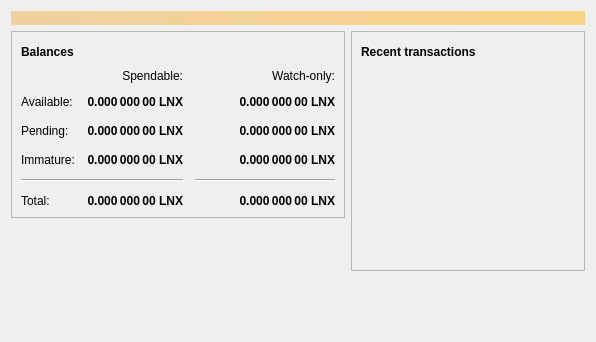
<?xml version="1.0" encoding="UTF-8"?>
<ui version="4.0">
 <class>OverviewPage</class>
 <widget class="QWidget" name="OverviewPage">
  <property name="geometry">
   <rect>
    <x>0</x>
    <y>0</y>
    <width>596</width>
    <height>342</height>
   </rect>
  </property>
  <property name="windowTitle">
   <string>Form</string>
  </property>
  <layout class="QVBoxLayout" name="topLayout">
   <item>
    <widget class="QLabel" name="labelAlerts">
     <property name="visible">
      <bool>false</bool>
     </property>
     <property name="styleSheet">
      <string notr="true">QLabel { background-color: qlineargradient(x1: 0, y1: 0, x2: 1, y2: 0, stop:0 #F0D0A0, stop:1 #F8D488); color:#000000; }</string>
     </property>
     <property name="wordWrap">
      <bool>true</bool>
     </property>
     <property name="margin">
      <number>3</number>
     </property>
     <property name="textInteractionFlags">
      <set>Qt::TextSelectableByMouse</set>
     </property>
    </widget>
   </item>
   <item>
    <layout class="QHBoxLayout" name="horizontalLayout" stretch="1,1">
     <item>
      <layout class="QVBoxLayout" name="verticalLayout_2">
       <item>
        <widget class="QFrame" name="frame">
         <property name="frameShape">
          <enum>QFrame::StyledPanel</enum>
         </property>
         <property name="frameShadow">
          <enum>QFrame::Raised</enum>
         </property>
         <layout class="QVBoxLayout" name="verticalLayout_4">
          <item>
           <layout class="QHBoxLayout" name="horizontalLayout_4">
            <item>
             <widget class="QLabel" name="label_5">
              <property name="font">
               <font>
                <weight>75</weight>
                <bold>true</bold>
               </font>
              </property>
              <property name="text">
               <string>Balances</string>
              </property>
             </widget>
            </item>
            <item>
             <widget class="QPushButton" name="labelWalletStatus">
              <property name="enabled">
               <bool>false</bool>
              </property>
              <property name="maximumSize">
               <size>
                <width>30</width>
                <height>16777215</height>
               </size>
              </property>
              <property name="toolTip">
               <string>The displayed information may be out of date. Your wallet automatically synchronizes with the Linuxcoin network after a connection is established, but this process has not completed yet.</string>
              </property>
              <property name="text">
               <string/>
              </property>
              <property name="icon">
               <iconset resource="../bitcoin.qrc">
                <normaloff>:/icons/warning</normaloff>
                <disabledoff>:/icons/warning</disabledoff>:/icons/warning</iconset>
              </property>
              <property name="iconSize">
               <size>
                <width>24</width>
                <height>24</height>
               </size>
              </property>
              <property name="flat">
               <bool>true</bool>
              </property>
             </widget>
            </item>
            <item>
             <spacer name="horizontalSpacer_3">
              <property name="orientation">
               <enum>Qt::Horizontal</enum>
              </property>
              <property name="sizeHint" stdset="0">
               <size>
                <width>40</width>
                <height>20</height>
               </size>
              </property>
             </spacer>
            </item>
           </layout>
          </item>
          <item>
           <layout class="QGridLayout" name="gridLayout">
            <property name="spacing">
             <number>12</number>
            </property>
            <item row="2" column="2">
             <widget class="QLabel" name="labelWatchPending">
              <property name="font">
               <font>
                <weight>75</weight>
                <bold>true</bold>
               </font>
              </property>
              <property name="cursor">
               <cursorShape>IBeamCursor</cursorShape>
              </property>
              <property name="toolTip">
               <string>Unconfirmed transactions to watch-only addresses</string>
              </property>
              <property name="text">
               <string notr="true">0.000 000 00 LNX</string>
              </property>
              <property name="alignment">
               <set>Qt::AlignRight|Qt::AlignTrailing|Qt::AlignVCenter</set>
              </property>
              <property name="textInteractionFlags">
               <set>Qt::LinksAccessibleByMouse|Qt::TextSelectableByKeyboard|Qt::TextSelectableByMouse</set>
              </property>
             </widget>
            </item>
            <item row="2" column="1">
             <widget class="QLabel" name="labelUnconfirmed">
              <property name="font">
               <font>
                <weight>75</weight>
                <bold>true</bold>
               </font>
              </property>
              <property name="cursor">
               <cursorShape>IBeamCursor</cursorShape>
              </property>
              <property name="toolTip">
               <string>Total of transactions that have yet to be confirmed, and do not yet count toward the spendable balance</string>
              </property>
              <property name="text">
               <string notr="true">0.000 000 00 LNX</string>
              </property>
              <property name="alignment">
               <set>Qt::AlignRight|Qt::AlignTrailing|Qt::AlignVCenter</set>
              </property>
              <property name="textInteractionFlags">
               <set>Qt::LinksAccessibleByMouse|Qt::TextSelectableByKeyboard|Qt::TextSelectableByMouse</set>
              </property>
             </widget>
            </item>
            <item row="3" column="2">
             <widget class="QLabel" name="labelWatchImmature">
              <property name="font">
               <font>
                <weight>75</weight>
                <bold>true</bold>
               </font>
              </property>
              <property name="cursor">
               <cursorShape>IBeamCursor</cursorShape>
              </property>
              <property name="toolTip">
               <string>Mined balance in watch-only addresses that has not yet matured</string>
              </property>
              <property name="text">
               <string notr="true">0.000 000 00 LNX</string>
              </property>
              <property name="alignment">
               <set>Qt::AlignRight|Qt::AlignTrailing|Qt::AlignVCenter</set>
              </property>
              <property name="textInteractionFlags">
               <set>Qt::LinksAccessibleByMouse|Qt::TextSelectableByKeyboard|Qt::TextSelectableByMouse</set>
              </property>
             </widget>
            </item>
            <item row="4" column="0" colspan="2">
             <widget class="Line" name="line">
              <property name="orientation">
               <enum>Qt::Horizontal</enum>
              </property>
             </widget>
            </item>
            <item row="4" column="2">
             <widget class="Line" name="lineWatchBalance">
              <property name="sizePolicy">
               <sizepolicy hsizetype="Preferred" vsizetype="Fixed">
                <horstretch>0</horstretch>
                <verstretch>0</verstretch>
               </sizepolicy>
              </property>
              <property name="minimumSize">
               <size>
                <width>140</width>
                <height>0</height>
               </size>
              </property>
              <property name="orientation">
               <enum>Qt::Horizontal</enum>
              </property>
             </widget>
            </item>
            <item row="5" column="0">
             <widget class="QLabel" name="labelTotalText">
              <property name="text">
               <string>Total:</string>
              </property>
             </widget>
            </item>
            <item row="3" column="1">
             <widget class="QLabel" name="labelImmature">
              <property name="font">
               <font>
                <weight>75</weight>
                <bold>true</bold>
               </font>
              </property>
              <property name="cursor">
               <cursorShape>IBeamCursor</cursorShape>
              </property>
              <property name="toolTip">
               <string>Mined balance that has not yet matured</string>
              </property>
              <property name="text">
               <string notr="true">0.000 000 00 LNX</string>
              </property>
              <property name="alignment">
               <set>Qt::AlignRight|Qt::AlignTrailing|Qt::AlignVCenter</set>
              </property>
              <property name="textInteractionFlags">
               <set>Qt::LinksAccessibleByMouse|Qt::TextSelectableByKeyboard|Qt::TextSelectableByMouse</set>
              </property>
             </widget>
            </item>
            <item row="2" column="3">
             <spacer name="horizontalSpacer_2">
              <property name="orientation">
               <enum>Qt::Horizontal</enum>
              </property>
              <property name="sizeHint" stdset="0">
               <size>
                <width>40</width>
                <height>20</height>
               </size>
              </property>
             </spacer>
            </item>
            <item row="3" column="0">
             <widget class="QLabel" name="labelImmatureText">
              <property name="text">
               <string>Immature:</string>
              </property>
             </widget>
            </item>
            <item row="5" column="1">
             <widget class="QLabel" name="labelTotal">
              <property name="font">
               <font>
                <weight>75</weight>
                <bold>true</bold>
               </font>
              </property>
              <property name="cursor">
               <cursorShape>IBeamCursor</cursorShape>
              </property>
              <property name="toolTip">
               <string>Your current total balance</string>
              </property>
              <property name="text">
               <string notr="true">0.000 000 00 LNX</string>
              </property>
              <property name="alignment">
               <set>Qt::AlignRight|Qt::AlignTrailing|Qt::AlignVCenter</set>
              </property>
              <property name="textInteractionFlags">
               <set>Qt::LinksAccessibleByMouse|Qt::TextSelectableByKeyboard|Qt::TextSelectableByMouse</set>
              </property>
             </widget>
            </item>
            <item row="5" column="2">
             <widget class="QLabel" name="labelWatchTotal">
              <property name="font">
               <font>
                <weight>75</weight>
                <bold>true</bold>
               </font>
              </property>
              <property name="cursor">
               <cursorShape>IBeamCursor</cursorShape>
              </property>
              <property name="toolTip">
               <string>Current total balance in watch-only addresses</string>
              </property>
              <property name="text">
               <string notr="true">0.000 000 00 LNX</string>
              </property>
              <property name="alignment">
               <set>Qt::AlignRight|Qt::AlignTrailing|Qt::AlignVCenter</set>
              </property>
              <property name="textInteractionFlags">
               <set>Qt::LinksAccessibleByMouse|Qt::TextSelectableByKeyboard|Qt::TextSelectableByMouse</set>
              </property>
             </widget>
            </item>
            <item row="0" column="2">
             <widget class="QLabel" name="labelWatchonly">
              <property name="text">
               <string>Watch-only:</string>
              </property>
              <property name="alignment">
               <set>Qt::AlignRight|Qt::AlignTrailing|Qt::AlignVCenter</set>
              </property>
             </widget>
            </item>
            <item row="1" column="0">
             <widget class="QLabel" name="labelBalanceText">
              <property name="text">
               <string>Available:</string>
              </property>
             </widget>
            </item>
            <item row="1" column="1">
             <widget class="QLabel" name="labelBalance">
              <property name="font">
               <font>
                <weight>75</weight>
                <bold>true</bold>
               </font>
              </property>
              <property name="cursor">
               <cursorShape>IBeamCursor</cursorShape>
              </property>
              <property name="toolTip">
               <string>Your current spendable balance</string>
              </property>
              <property name="text">
               <string notr="true">0.000 000 00 LNX</string>
              </property>
              <property name="alignment">
               <set>Qt::AlignRight|Qt::AlignTrailing|Qt::AlignVCenter</set>
              </property>
              <property name="textInteractionFlags">
               <set>Qt::LinksAccessibleByMouse|Qt::TextSelectableByKeyboard|Qt::TextSelectableByMouse</set>
              </property>
             </widget>
            </item>
            <item row="1" column="2">
             <widget class="QLabel" name="labelWatchAvailable">
              <property name="font">
               <font>
                <weight>75</weight>
                <bold>true</bold>
               </font>
              </property>
              <property name="cursor">
               <cursorShape>IBeamCursor</cursorShape>
              </property>
              <property name="toolTip">
               <string>Your current balance in watch-only addresses</string>
              </property>
              <property name="text">
               <string notr="true">0.000 000 00 LNX</string>
              </property>
              <property name="alignment">
               <set>Qt::AlignRight|Qt::AlignTrailing|Qt::AlignVCenter</set>
              </property>
              <property name="textInteractionFlags">
               <set>Qt::LinksAccessibleByMouse|Qt::TextSelectableByKeyboard|Qt::TextSelectableByMouse</set>
              </property>
             </widget>
            </item>
            <item row="2" column="0">
             <widget class="QLabel" name="labelPendingText">
              <property name="text">
               <string>Pending:</string>
              </property>
             </widget>
            </item>
            <item row="0" column="1">
             <widget class="QLabel" name="labelSpendable">
              <property name="text">
               <string>Spendable:</string>
              </property>
              <property name="alignment">
               <set>Qt::AlignRight|Qt::AlignTrailing|Qt::AlignVCenter</set>
              </property>
             </widget>
            </item>
           </layout>
          </item>
         </layout>
        </widget>
       </item>
       <item>
        <spacer name="verticalSpacer">
         <property name="orientation">
          <enum>Qt::Vertical</enum>
         </property>
         <property name="sizeHint" stdset="0">
          <size>
           <width>20</width>
           <height>40</height>
          </size>
         </property>
        </spacer>
       </item>
      </layout>
     </item>
     <item>
      <layout class="QVBoxLayout" name="verticalLayout_3">
       <item>
        <widget class="QFrame" name="frame_2">
         <property name="frameShape">
          <enum>QFrame::StyledPanel</enum>
         </property>
         <property name="frameShadow">
          <enum>QFrame::Raised</enum>
         </property>
         <layout class="QVBoxLayout" name="verticalLayout">
          <item>
           <layout class="QHBoxLayout" name="horizontalLayout_2">
            <item>
             <widget class="QLabel" name="label_4">
              <property name="font">
               <font>
                <weight>75</weight>
                <bold>true</bold>
               </font>
              </property>
              <property name="text">
               <string>Recent transactions</string>
              </property>
             </widget>
            </item>
            <item>
             <widget class="QPushButton" name="labelTransactionsStatus">
              <property name="enabled">
               <bool>false</bool>
              </property>
              <property name="maximumSize">
               <size>
                <width>30</width>
                <height>16777215</height>
               </size>
              </property>
              <property name="toolTip">
               <string>The displayed information may be out of date. Your wallet automatically synchronizes with the Linuxcoin network after a connection is established, but this process has not completed yet.</string>
              </property>
              <property name="text">
               <string/>
              </property>
              <property name="icon">
               <iconset resource="../bitcoin.qrc">
                <normaloff>:/icons/warning</normaloff>
                <disabledoff>:/icons/warning</disabledoff>:/icons/warning</iconset>
              </property>
              <property name="iconSize">
               <size>
                <width>24</width>
                <height>24</height>
               </size>
              </property>
              <property name="flat">
               <bool>true</bool>
              </property>
             </widget>
            </item>
            <item>
             <spacer name="horizontalSpacer">
              <property name="orientation">
               <enum>Qt::Horizontal</enum>
              </property>
              <property name="sizeHint" stdset="0">
               <size>
                <width>40</width>
                <height>20</height>
               </size>
              </property>
             </spacer>
            </item>
           </layout>
          </item>
          <item>
           <widget class="QListView" name="listTransactions">
            <property name="styleSheet">
             <string notr="true">QListView { background: transparent; }</string>
            </property>
            <property name="frameShape">
             <enum>QFrame::NoFrame</enum>
            </property>
            <property name="verticalScrollBarPolicy">
             <enum>Qt::ScrollBarAlwaysOff</enum>
            </property>
            <property name="horizontalScrollBarPolicy">
             <enum>Qt::ScrollBarAlwaysOff</enum>
            </property>
            <property name="selectionMode">
             <enum>QAbstractItemView::NoSelection</enum>
            </property>
           </widget>
          </item>
         </layout>
        </widget>
       </item>
       <item>
        <spacer name="verticalSpacer_2">
         <property name="orientation">
          <enum>Qt::Vertical</enum>
         </property>
         <property name="sizeHint" stdset="0">
          <size>
           <width>20</width>
           <height>40</height>
          </size>
         </property>
        </spacer>
       </item>
      </layout>
     </item>
    </layout>
   </item>
  </layout>
 </widget>
 <resources/>
 <connections/>
</ui>
